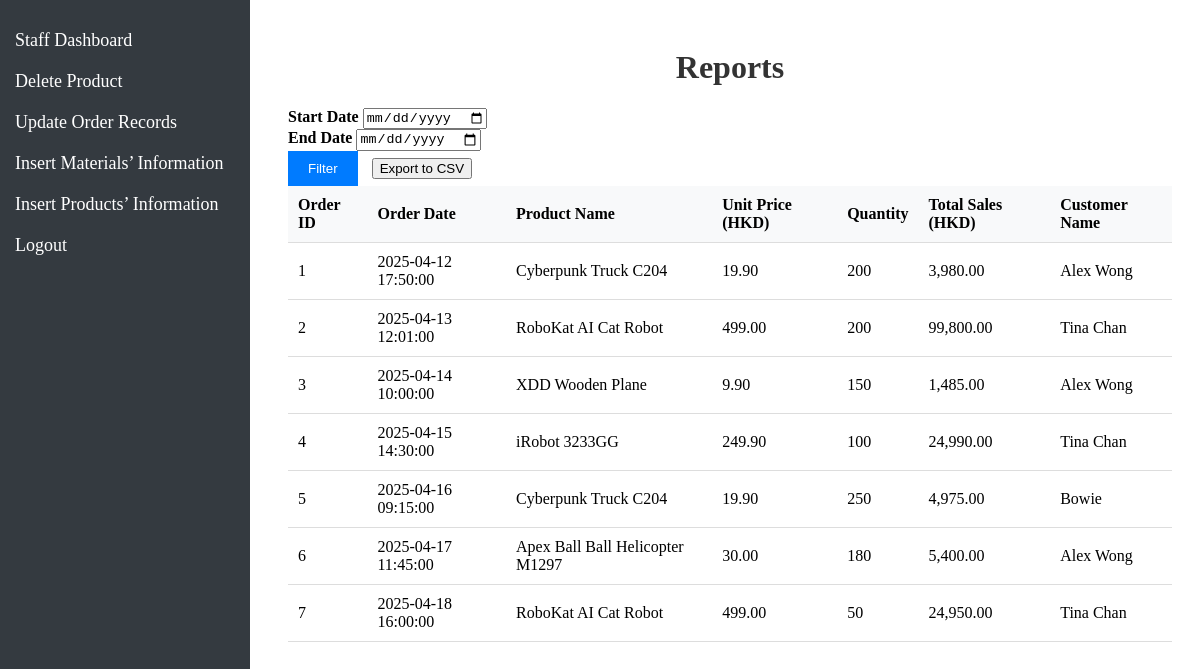
The page /General/reports.php (signed in) on the database as committed earlier.
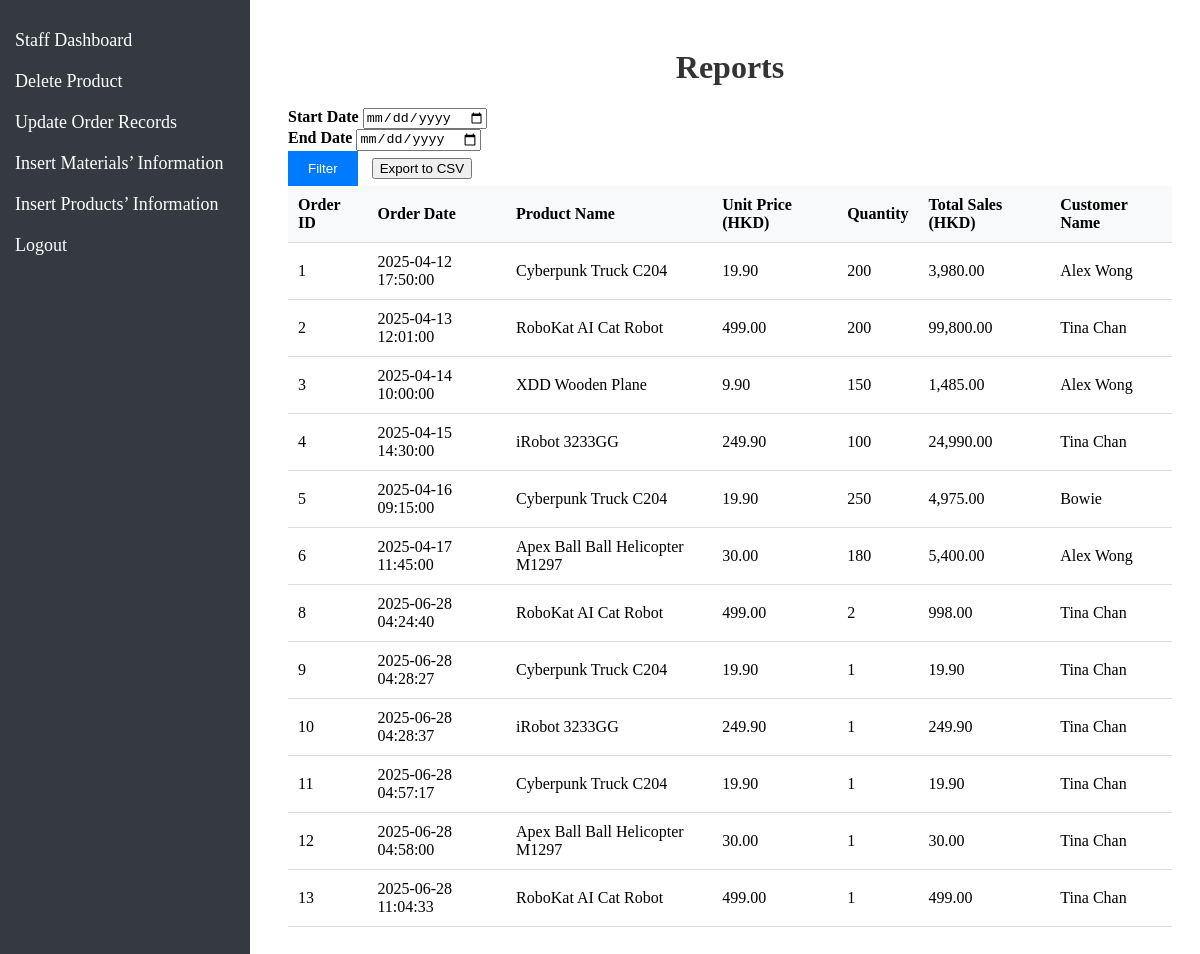
The same page on the database as committed later.
### tables this page shows
CREATE TABLE `orders` (
  `oid` int(11) NOT NULL,
  `odate` datetime NOT NULL,
  `pid` int(11) NOT NULL,
  `oqty` int(11) NOT NULL,
  `ocost` decimal(20,2) NOT NULL,
  `cid` int(11) NOT NULL,
  `odeliverdate` datetime DEFAULT NULL,
  `ostatus` int(11) NOT NULL
);

CREATE TABLE `product` (
  `pid` int(11) NOT NULL,
  `pname` varchar(255) NOT NULL,
  `pdesc` text DEFAULT NULL,
  `pcost` decimal(12,2) NOT NULL,
  `pimage` varchar(255) DEFAULT NULL
);

CREATE TABLE `customer` (
  `cid` int(11) NOT NULL,
  `cname` varchar(255) NOT NULL,
  `cpassword` varchar(255) NOT NULL,
  `ctel` int(11) DEFAULT NULL,
  `caddr` text DEFAULT NULL,
  `company` varchar(255) DEFAULT NULL
);

### General/reports.php (the view, shortened to what this page needs)
<?php
include 'db_connect.php';
$start_date = isset($_POST['start_date']) ? mysqli_real_escape_string($conn, $_POST['start_date']) : '';
$end_date = isset($_POST['end_date']) ? mysqli_real_escape_string($conn, $_POST['end_date']) : '';
$sql = "SELECT o.oid, o.odate, p.pname, p.pcost AS unit_price, o.oqty, o.ocost AS total_sales, c.cname
        FROM orders o
        JOIN product p ON o.pid = p.pid
        JOIN customer c ON o.cid = c.cid";
$reports = mysqli_query($conn, $sql);
?>
  <!DOCTYPE html>
  <html data-bs-theme="light" lang="en">
  <head>
    <link rel="stylesheet" href="../Staff_css/reports.css">
  </head>
  <body>
  <div class="sidebar">
    <a href="../General/staffDashboard.php">Staff Dashboard</a>
    <a href="../General/deleteProduct.php">Delete Product</a>
    <a href="updateOrder.php">Update Order Records</a>
    <a href="insertMaterials.php">Insert Materials’ Information</a>
    <a href="insertProducts.php">Insert Products’ Information</a>
    <a href="login.php">Logout</a>
  </div>
  <div class="content">
    <h1>Reports</h1>
    <form method="POST" action="" class="mb-4">
      <div class="row g-3">
        <div class="col-md-4">
          <label class="form-label">Start Date</label>
          <input class="form-control" type="date" name="start_date" value="<?php echo htmlspecialchars($start_date); ?>">
        </div>
        <div class="col-md-4">
          <label class="form-label">End Date</label>
          <input class="form-control" type="date" name="end_date" value="<?php echo htmlspecialchars($end_date); ?>">
        </div>
        <div class="col-md-4 align-self-end">
          <button type="submit" class="btn btn-primary">Filter</button>
        </div>
      </div>
    </form>
    <div class="row">
      <div class="col">
        <?php if (mysqli_num_rows($reports) > 0): ?>
          <table class="table table-striped">
            <thead>
            <tr>
              <th>Order ID</th>
              <th>Order Date</th>
              <th>Product Name</th>
              <th>Unit Price (HKD)</th>
              <th>Quantity</th>
              <th>Total Sales (HKD)</th>
              <th>Customer Name</th>
            </tr>
            </thead>
            <tbody>
            <?php while ($report = mysqli_fetch_assoc($reports)): ?>
              <tr>
                <td><?php echo htmlspecialchars($report['oid']); ?></td>
                <td><?php echo htmlspecialchars($report['odate']); ?></td>
                <td><?php echo htmlspecialchars($report['pname']); ?></td>
                <td><?php echo number_format($report['unit_price'], 2); ?></td>
                <td><?php echo htmlspecialchars($report['oqty']); ?></td>
                <td><?php echo number_format($report['total_sales'], 2); ?></td>
                <td><?php echo htmlspecialchars($report['cname']); ?></td>
              </tr>
            <?php endwhile; ?>
            </tbody>
          </table>
        <?php else: ?>
          <div class="alert alert-warning" role="alert">No reports available.</div>
        <?php endif; ?>
      </div>
    </div>
  </div>
  </body>
  </html>

### Staff_css/reports.css (style rules this page uses)
.sidebar { width: 250px; position: fixed; top: 0; left: 0; height: 100%; background-color: #343a40; padding-top: 20px; }
.sidebar a { padding: 10px 15px; text-decoration: none; font-size: 18px; color: white; display: block; }
.content { margin-left: 260px; padding: 20px; }
h1 { text-align: center; color: #333; }
.table { width: 100%; border-collapse: collapse; }
.table th, .table td { padding: 10px; text-align: left; border-bottom: 1px solid #ddd; }
.table th { background-color: #f8f9fa; }
.form-label { font-weight: bold; }
.btn-primary { background-color: #007bff; color: white; border: none; padding: 10px 20px; cursor: pointer; }

Rows that differ between the two databases and show on the page:
removed orders: oid "7", odate "2025-04-18 16:00:00", pid.pname "RoboKat AI Cat Robot", pid.pcost "499.00", oqty "50", ocost "24,950.00", cid.cname "Tina Chan"
added orders: oid "8", odate "2025-06-28 04:24:40", pid.pname "RoboKat AI Cat Robot", pid.pcost "499.00", oqty "2", ocost "998.00", cid.cname "Tina Chan"
added orders: oid "9", odate "2025-06-28 04:28:27", pid.pname "Cyberpunk Truck C204", pid.pcost "19.90", oqty "1", ocost "19.90", cid.cname "Tina Chan"
added orders: oid "10", odate "2025-06-28 04:28:37", pid.pname "iRobot 3233GG", pid.pcost "249.90", oqty "1", ocost "249.90", cid.cname "Tina Chan"
added orders: oid "11", odate "2025-06-28 04:57:17", pid.pname "Cyberpunk Truck C204", pid.pcost "19.90", oqty "1", ocost "19.90", cid.cname "Tina Chan"
added orders: oid "12", odate "2025-06-28 04:58:00", pid.pname "Apex Ball Ball Helicopter M1297", pid.pcost "30.00", oqty "1", ocost "30.00", cid.cname "Tina Chan"
added orders: oid "13", odate "2025-06-28 11:04:33", pid.pname "RoboKat AI Cat Robot", pid.pcost "499.00", oqty "1", ocost "499.00", cid.cname "Tina Chan"
